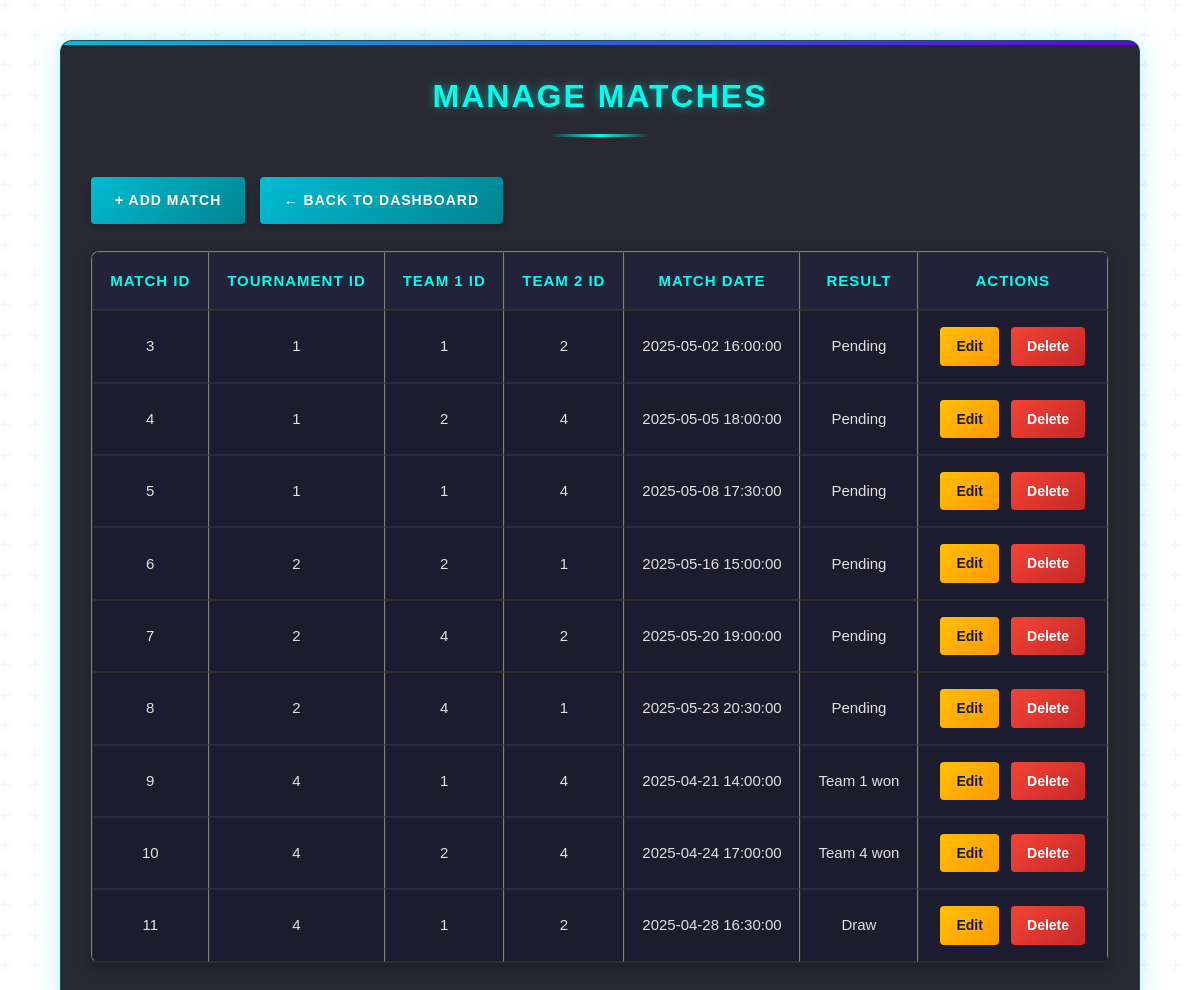
Screenshot of /esports-management/admin/manage_matches.php (signed in) with the database file from the repository.
### tables this page shows
CREATE TABLE `gamematch` (
  `match_id` int(11) NOT NULL,
  `tournament_id` int(11) DEFAULT NULL,
  `team1_id` int(11) DEFAULT NULL,
  `team2_id` int(11) DEFAULT NULL,
  `match_date` datetime DEFAULT NULL,
  `result` varchar(50) DEFAULT NULL
);

### esports-management/admin/manage_matches.php (the view, shortened to what this page needs)
<?php
include '../db.php';
$sql = "SELECT * FROM GameMatch";
$result = $conn->query($sql);
?>
<!DOCTYPE html>
<html>
<head>
    <link rel="stylesheet" href="../css/manage_matches.css">
</head>
<body>
    <div class="matches-container">
        <h2>Manage Matches</h2>
        <a href="add_match.php" class="add-btn">+ Add Match</a>
        <a href="../admin_dashboard.php" class="back-btn">← Back to Dashboard</a>
        <table border="1">
            <thead>
                <tr>
                    <th>Match ID</th>
                    <th>Tournament ID</th>
                    <th>Team 1 ID</th>
                    <th>Team 2 ID</th>
                    <th>Match Date</th>
                    <th>Result</th>
                    <th>Actions</th>
                </tr>
            </thead>
            <tbody>
                <?php
                if ($result->num_rows > 0) {
                    while ($row = $result->fetch_assoc()) {
                        echo "<tr>
                            <td>{$row['match_id']}</td>
                            <td>{$row['tournament_id']}</td>
                            <td>{$row['team1_id']}</td>
                            <td>{$row['team2_id']}</td>
                            <td>{$row['match_date']}</td>
                            <td>{$row['result']}</td>
                            <td>
                                <a href='edit_match.php?id={$row['match_id']}' class='edit-btn'>Edit</a>
                                <a href='delete_match.php?id={$row['match_id']}' class='delete-btn' onclick=\"return confirm('Are you sure?');\">Delete</a>
                            </td>
                        </tr>";
                    }
                } else {
                    echo "<tr><td colspan='7'>No matches found.</td></tr>";
                }
                ?>
            </tbody>
        </table>
    </div>
</body>
</html>

### esports-management/css/manage_matches.css (style rules this page uses)
* { margin: 0; padding: 0; box-sizing: border-box; }
body { font-family: 'Rajdhani', 'Orbitron', sans-serif; background: linear-gradient(135deg, #0a0a1a, #1a1a2e); color: #ffffff; display: flex; justify-content: center; align-items: flex-start; padding: 40px 0; min-height: 100vh; line-height: 1.6; }
.matches-container { background-color: rgba(18, 18, 30, 0.9); padding: 30px; border-radius: 12px; width: 90%; max-width: 1100px; box-shadow: 0 0 25px rgba(0, 221, 255, 0.25), 0 0 5px rgba(0, 221, 255, 0.1); border: 1px solid rgba(0, 221, 255, 0.2); position: relative; overflow: hidden; }
.matches-container::before { content: ''; position: absolute; top: 0; left: 0; right: 0; height: 4px; background: linear-gradient(90deg, #00bcd4, #6200ea, #ff4081, #00bcd4); background-size: 300% 100%; animation: gradientBorder 4s linear infinite; }
.matches-container h2 { text-align: center; color: #00ffea; margin-bottom: 30px; font-size: 32px; font-family: 'Orbitron', sans-serif; text-transform: uppercase; letter-spacing: 2px; text-shadow: 0 0 10px rgba(0, 255, 234, 0.5); position: relative; padding-bottom: 15px; }
.matches-container h2::after { content: ''; position: absolute; bottom: 0; left: 50%; transform: translateX(-50%); width: 100px; height: 3px; background: linear-gradient(90deg, transparent, #00ffea, transparent); }
.add-btn, .back-btn { display: inline-block; margin: 10px 10px 20px 0; padding: 12px 24px; background: linear-gradient(135deg, #00bcd4, #00838f); color: #ffffff; text-decoration: none; font-weight: bold; border-radius: 4px; transition: all 0.3s ease; text-transform: uppercase; letter-spacing: 1px; font-size: 14px; border: none; cursor: pointer; position: relative; overflow: hidden; box-shadow: 0 4px 6px rgba(0, 0, 0, 0.2); }
table { width: 100%; border-collapse: separate; border-spacing: 0; background-color: rgba(26, 26, 46, 0.8); border-radius: 8px; overflow: hidden; box-shadow: 0 5px 15px rgba(0, 0, 0, 0.3); margin-bottom: 20px; }
th, td { padding: 16px; text-align: center; border-bottom: 1px solid rgba(100, 100, 150, 0.2); }
th { background-color: rgba(35, 35, 60, 0.9); color: #00ffea; font-family: 'Rajdhani', sans-serif; font-weight: 600; text-transform: uppercase; letter-spacing: 1px; font-size: 15px; }
tr { transition: background-color 0.2s ease; }
td { color: #e0e0e0; font-size: 15px; }
.edit-btn, .delete-btn { text-decoration: none; padding: 8px 16px; border-radius: 4px; font-weight: 600; font-size: 14px; margin: 0 4px; transition: all 0.2s ease; display: inline-flex; align-items: center; justify-content: center; border: none; cursor: pointer; }
.edit-btn { background: linear-gradient(135deg, #ffc107, #ff9800); color: #1a1a2e; }
.delete-btn { background: linear-gradient(135deg, #f44336, #c62828); color: white; }

### rows the page displays
gamematch: match_id "3", tournament "1", team1 "1", team2 "2", match_date "2025-05-02 16:00:00", result "Pending"
gamematch: match_id "4", tournament "1", team1 "2", team2 "4", match_date "2025-05-05 18:00:00", result "Pending"
gamematch: match_id "5", tournament "1", team1 "1", team2 "4", match_date "2025-05-08 17:30:00", result "Pending"
gamematch: match_id "6", tournament "2", team1 "2", team2 "1", match_date "2025-05-16 15:00:00", result "Pending"
gamematch: match_id "7", tournament "2", team1 "4", team2 "2", match_date "2025-05-20 19:00:00", result "Pending"
gamematch: match_id "8", tournament "2", team1 "4", team2 "1", match_date "2025-05-23 20:30:00", result "Pending"
gamematch: match_id "9", tournament "4", team1 "1", team2 "4", match_date "2025-04-21 14:00:00", result "Team 1 won"
gamematch: match_id "10", tournament "4", team1 "2", team2 "4", match_date "2025-04-24 17:00:00", result "Team 4 won"
gamematch: match_id "11", tournament "4", team1 "1", team2 "2", match_date "2025-04-28 16:30:00", result "Draw"
